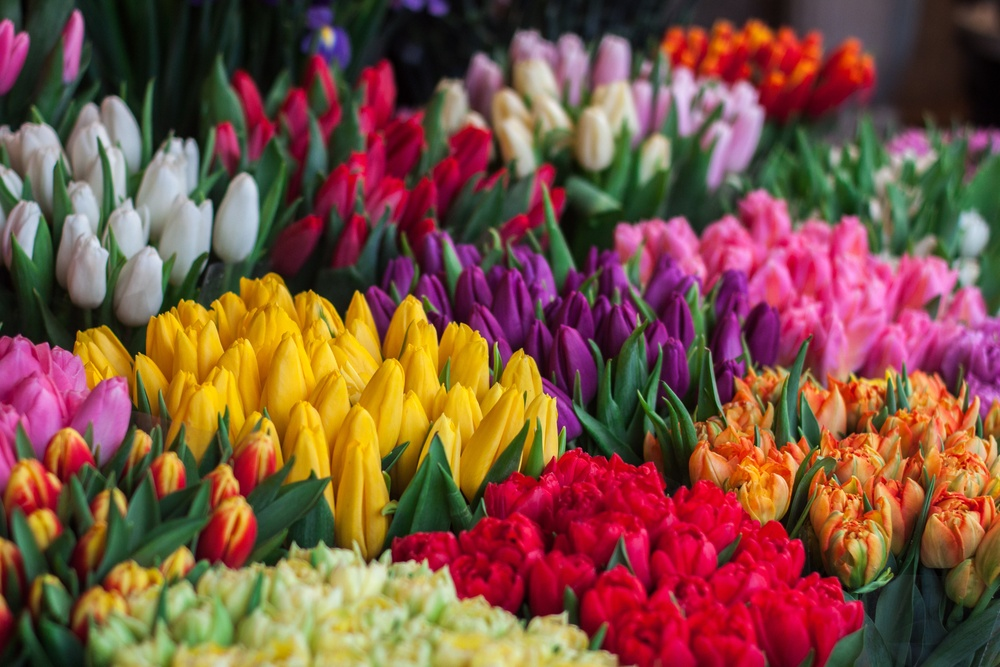
#> input picture A2/questions/im1_1.jpg, 1000 x 667 px, shrunk from 4752 x 3168 before the run
$ jupyter execute --allow-errors Assignment_2_Ques1.ipynb
#> lines starting #> are read from the running program, lines starting #| are printed output that depends on the picture
[cell 1]
# Copyright 2021 IITK EE604A Image Processing. All Rights Reserved.
#
# Licensed under the MIT License. Use and/or modification of this code outside of EE604 must reference:
#
# © IITK EE604A Image Processing
#
# Author: Dheeraj Bharti, Chiranjeev Prachand and Prof T. Sandhan, Department of Electrical Engineering, IIT Kanpur

Q1. Colour processing

In this question, first we will change image from RGB colour space to Gray and HSV colour space. then in the second part we have to write a program which will delete a particular colour from a coloured image and the reverse problem, in which it will delete all colours but one from a coloured image.

Some references:

1) https://docs.opencv.org/4.5.1/df/d9d/tutorial_py_colorspaces.html

2) https://docs.opencv.org/4.5.1/de/d25/imgproc_color_conversions.html

3) https://en.wikipedia.org/wiki/HSL_and_HSV#Color_conversion_formulae

[cell 2]
import cv2
import numpy as np
import matplotlib.pyplot as plt

[cell 3]
def bgr2gray(img):
  '''
  Write a program which takes an 3 channel uint8 np array of color image and
  convertes it to a single channel uint8 np array of gray image.

  Input:
  - img - 3 Channel uint8 np array in order bgr

  Output:
  - gray_img - single channel uint8 np array gray image.

  Allowed modules:
  - Numpy, Math(if needed)
  - you are not allowed to use any cv functions or direct implementations.

  '''

  #############################
  # Start your code from here #
  #############################

  # Replace with your code...

  #############################
  # End your code here ########
  #############################

  return gray_img

[cell 4]
# [28 lines left out: function bgr2hsv, not called in this run]

[cell 5]
# [36 lines left out: function filter_color, not called in this run]

[cell 6]
# [33 lines left out: function color_pop, not called in this run]

[cell 7]
im1 = cv2.imread("im1_1.jpg")
#> im1 is the input picture: shape (667, 1000, 3); mean B, G, R 64.8, 81.6, 125.5
im2 = cv2.imread("im1_2.jpg")
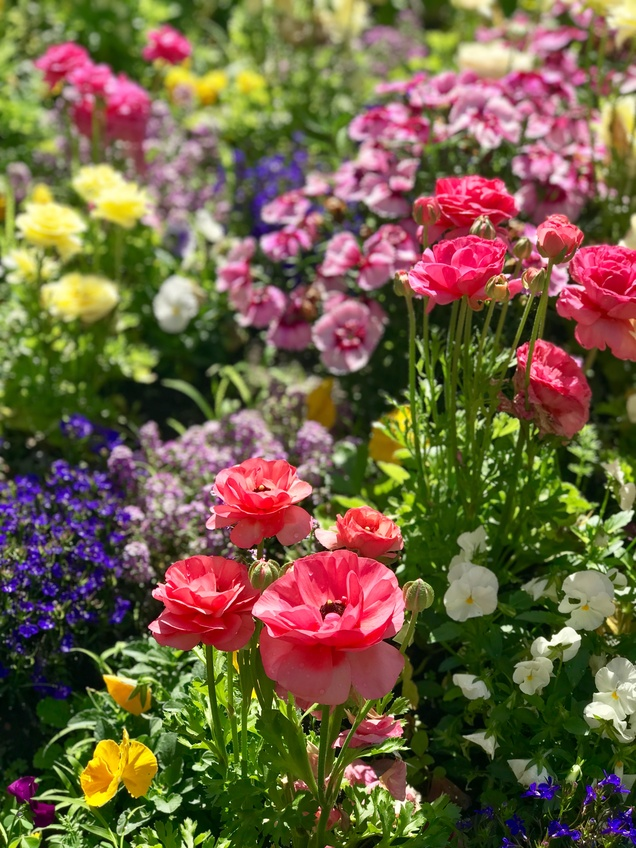
#> input picture A2/questions/im1_2.jpg, 636 x 848 px, shrunk from 3024 x 4032 before the run
#> im2 is the input picture: shape (848, 636, 3); mean B, G, R 66.5, 95.7, 113.2
im3 = cv2.imread("im1_3.jpg")
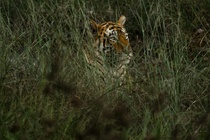
#> input picture A2/questions/im1_3.jpg, 210 x 140 px, shrunk from 1000 x 667 before the run
#> im3 is the input picture: shape (140, 210, 3); mean B, G, R 30.9, 53, 51.7
im4 = cv2.imread("im1_4.jpg")
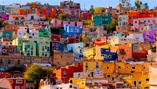
#> input picture A2/questions/im1_4.jpg, 157 x 89 px, shrunk from 748 x 421 before the run
#> im4 is the input picture: shape (89, 157, 3); mean B, G, R 85.9, 97.6, 133.8

#> (the rest of this cell did not finish here and is left out)
